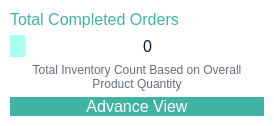
                 <widget class="QFrame" name="horizontalFrame">
                  <property name="styleSheet">
                   <string notr="true">background-color: rgb(255, 255, 255);
border-radius: 20px;</string>
                  </property>
                  <layout class="QHBoxLayout" name="horizontalLayout_43">
                   <property name="leftMargin">
                    <number>10</number>
                   </property>
                   <property name="topMargin">
                    <number>10</number>
                   </property>
                   <property name="rightMargin">
                    <number>10</number>
                   </property>
                   <property name="bottomMargin">
                    <number>10</number>
                   </property>
                   <item>
                    <layout class="QVBoxLayout" name="verticalLayout_20">
                     <item>
                      <widget class="QLabel" name="label_49">
                       <property name="sizePolicy">
                        <sizepolicy hsizetype="Preferred" vsizetype="Fixed">
                         <horstretch>0</horstretch>
                         <verstretch>0</verstretch>
                        </sizepolicy>
                       </property>
                       <property name="font">
                        <font>
                         <pointsize>12</pointsize>
                        </font>
                       </property>
                       <property name="styleSheet">
                        <string notr="true">color: rgb(65, 179, 162);</string>
                       </property>
                       <property name="text">
                        <string>Total Completed Orders</string>
                       </property>
                      </widget>
                     </item>
                     <item>
                      <layout class="QHBoxLayout" name="horizontalLayout_44">
                       <item>
                        <widget class="QLabel" name="label_61">
                         <property name="sizePolicy">
                          <sizepolicy hsizetype="Fixed" vsizetype="Fixed">
                           <horstretch>0</horstretch>
                           <verstretch>0</verstretch>
                          </sizepolicy>
                         </property>
                         <property name="styleSheet">
                          <string notr="true">background-color: rgb(169, 255, 241);
padding: 4px;
border-radius: 10px;</string>
                         </property>
                         <property name="text">
                          <string/>
                         </property>
                         <property name="pixmap">
                          <pixmap resource="resources.qrc">:/resources/orders-icons/completed_orders.svg</pixmap>
                         </property>
                         <property name="scaledContents">
                          <bool>true</bool>
                         </property>
                        </widget>
                       </item>
                       <item>
                        <widget class="QLabel" name="Total_completed_orders_label">
                         <property name="font">
                          <font>
                           <pointsize>12</pointsize>
                          </font>
                         </property>
                         <property name="styleSheet">
                          <string notr="true">color: rgb(14, 28, 44);</string>
                         </property>
                         <property name="text">
                          <string>0</string>
                         </property>
                         <property name="alignment">
                          <set>Qt::AlignmentFlag::AlignCenter</set>
                         </property>
                         <property name="wordWrap">
                          <bool>true</bool>
                         </property>
                        </widget>
                       </item>
                      </layout>
                     </item>
                     <item>
                      <widget class="QLabel" name="label_53">
                       <property name="sizePolicy">
                        <sizepolicy hsizetype="Preferred" vsizetype="Fixed">
                         <horstretch>0</horstretch>
                         <verstretch>0</verstretch>
                        </sizepolicy>
                       </property>
                       <property name="styleSheet">
                        <string notr="true">color: rgb(104, 109, 118);</string>
                       </property>
                       <property name="text">
                        <string>Total Inventory Count Based on Overall Product Quantity</string>
                       </property>
                       <property name="alignment">
                        <set>Qt::AlignmentFlag::AlignCenter</set>
                       </property>
                       <property name="wordWrap">
                        <bool>true</bool>
                       </property>
                      </widget>
                     </item>
                     <item>
                      <widget class="QPushButton" name="pushButton_20">
                       <property name="maximumSize">
                        <size>
                         <width>16777215</width>
                         <height>40</height>
                        </size>
                       </property>
                       <property name="font">
                        <font>
                         <pointsize>12</pointsize>
                        </font>
                       </property>
                       <property name="styleSheet">
                        <string notr="true">QPushButton{
background: #41B3A2;
color: rgb(255, 255, 255);
border:none;
border-radius: 10px;
}
QPushButton:hover{
	background-color: rgb(50, 136, 123);
}</string>
                       </property>
                       <property name="text">
                        <string>Advance View</string>
                       </property>
                       <property name="icon">
                        <iconset>
                         <normalon>:/resources/product-icons/advance_view.svg</normalon>
                        </iconset>
                       </property>
                       <property name="iconSize">
                        <size>
                         <width>28</width>
                         <height>28</height>
                        </size>
                       </property>
                      </widget>
                     </item>
                    </layout>
                   </item>
                  </layout>
                 </widget>
